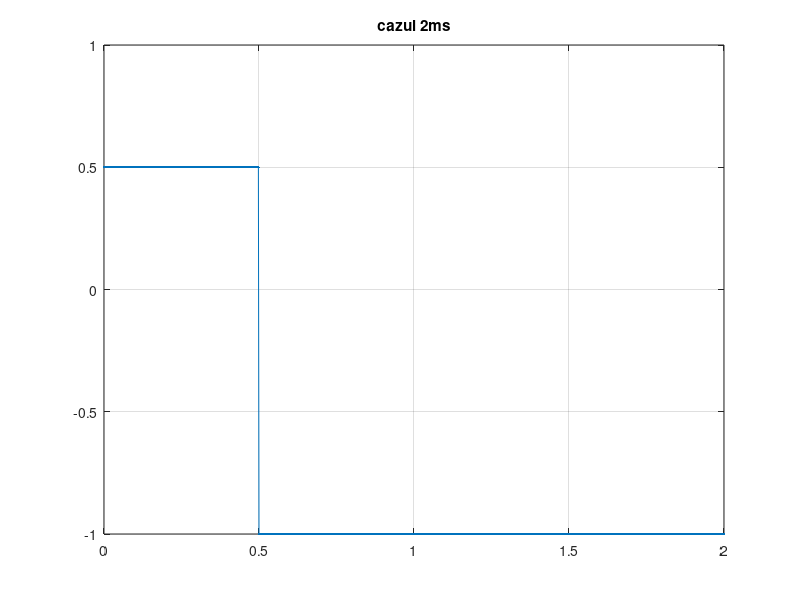
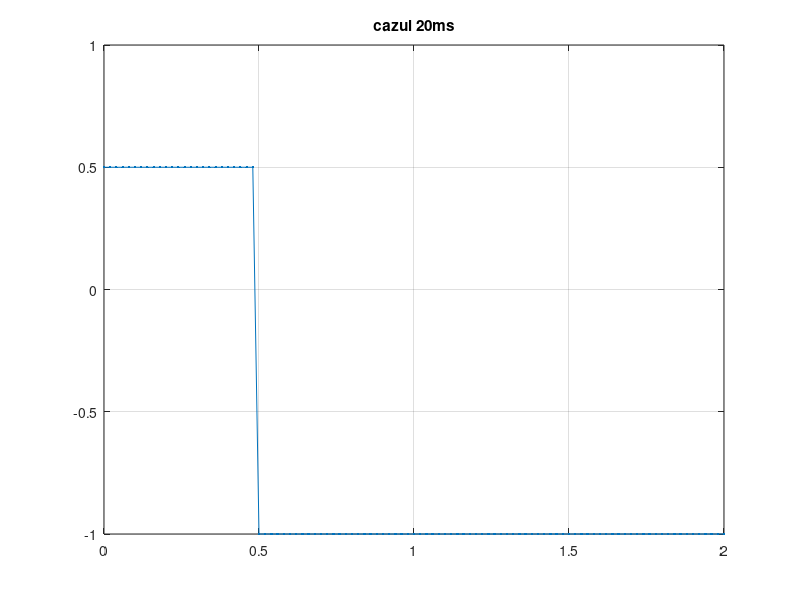
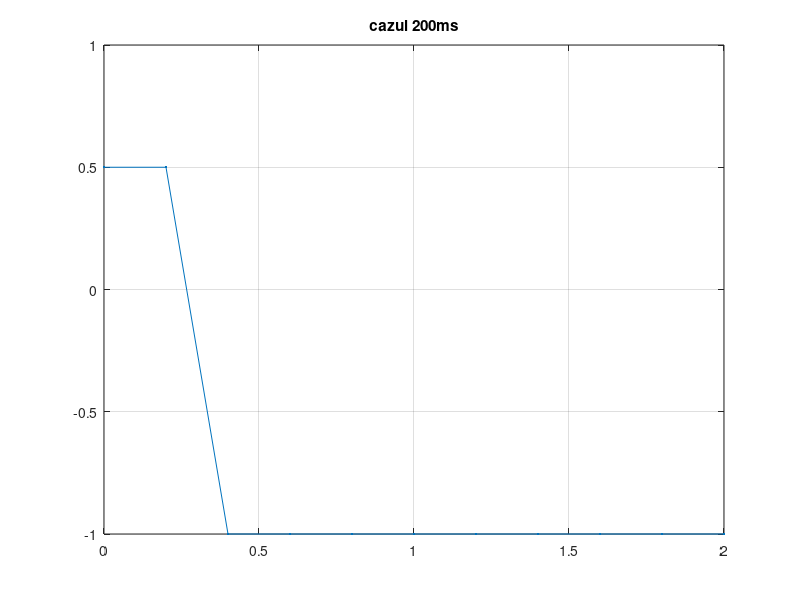

Write MATLAB code to recreate these figures, in order.
frecventa=1/2;
fact_umplere=0.25;
maximul=0.5;
minimul=-1;
%semnalul dreptunghiular pentru 2ms
a=0:0.002:2;
x=sin(2*pi*frecventa*a);
m=length(x);
for i=1:1:m
   if i<=m*fact_umplere
       x(i)=maximul;
   else
       x(i)=minimul;
   end
end
figure(1)
plot(a,x,'.-'),title('cazul 2ms'),grid
%semnalul dreptunghiular pentru 20ms
b=0:0.02:2;
y=sin(2*pi*frecventa*b);
n=length(y);
for i=1:1:n
    if i<=n*fact_umplere
        y(i)=maximul;
    else
        y(i)=minimul;
    end
end
figure(2)
plot(b,y,'.-'),title('cazul 20ms'),grid
%semnalul dreptunghiular pentru 200ms
c=0:0.2:2;
z=sin(2*pi*frecventa*c);
o=length(z);
for i=1:1:o
    if i<=o*fact_umplere;
        z(i)=maximul;
    else
        z(i)=minimul;
    end
end
figure(3)
plot(c,z,'.-'),title('cazul 200ms'),grid

